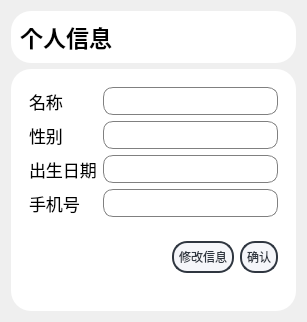
        <widget class="QWidget" name="PersionalInfoPage">
         <layout class="QVBoxLayout" name="verticalLayout_3" stretch="0,0">
          <item>
           <widget class="QWidget" name="widget_8" native="true">
            <property name="enabled">
             <bool>true</bool>
            </property>
            <property name="sizePolicy">
             <sizepolicy hsizetype="Preferred" vsizetype="Preferred">
              <horstretch>0</horstretch>
              <verstretch>0</verstretch>
             </sizepolicy>
            </property>
            <property name="font">
             <font>
              <pointsize>17</pointsize>
             </font>
            </property>
            <property name="styleSheet">
             <string notr="true">QWidget#widget_8
{
	background-color: rgba(255, 255, 255,255);
	border-radius:20px;
}</string>
            </property>
            <layout class="QHBoxLayout" name="horizontalLayout_6">
             <item>
              <widget class="QLabel" name="label_3">
               <property name="sizePolicy">
                <sizepolicy hsizetype="Preferred" vsizetype="Preferred">
                 <horstretch>0</horstretch>
                 <verstretch>0</verstretch>
                </sizepolicy>
               </property>
               <property name="font">
                <font>
                 <family>微软雅黑</family>
                 <pointsize>17</pointsize>
                 <weight>75</weight>
                 <bold>true</bold>
                </font>
               </property>
               <property name="text">
                <string>个人信息</string>
               </property>
              </widget>
             </item>
            </layout>
           </widget>
          </item>
          <item>
           <widget class="QWidget" name="widget_9" native="true">
            <property name="styleSheet">
             <string notr="true">QWidget#widget_9
{
	background-color: rgba(255, 255, 255,255);
	border-radius:20px;
}</string>
            </property>
            <layout class="QVBoxLayout" name="verticalLayout_5">
             <item>
              <widget class="QWidget" name="widget_12" native="true">
               <layout class="QGridLayout" name="gridLayout_2">
                <item row="6" column="1">
                 <widget class="QLineEdit" name="lineEdit_personaLinfoPage_birth">
                  <property name="font">
                   <font>
                    <family>微软雅黑</family>
                    <pointsize>13</pointsize>
                   </font>
                  </property>
                  <property name="styleSheet">
                   <string notr="true">QLineEdit
{
border: 1px solid gray;/*设置边框的粗细，以及颜色*/
border-radius: 10px;/*设置圆角的大小*/
padding: 0 8px;/*如果没有内容光标在开始往后移动0.8像素点*/
selection-background-color: darkgray;
   
}</string>
                  </property>
                 </widget>
                </item>
                <item row="7" column="1">
                 <widget class="QLineEdit" name="lineEdit_personaLinfoPage_phone">
                  <property name="font">
                   <font>
                    <family>微软雅黑</family>
                    <pointsize>13</pointsize>
                   </font>
                  </property>
                  <property name="styleSheet">
                   <string notr="true">QLineEdit
{
border: 1px solid gray;/*设置边框的粗细，以及颜色*/
border-radius: 10px;/*设置圆角的大小*/
padding: 0 8px;/*如果没有内容光标在开始往后移动0.8像素点*/
selection-background-color: darkgray;
   
}</string>
                  </property>
                 </widget>
                </item>
                <item row="2" column="1">
                 <widget class="QLineEdit" name="lineEdit_personaLinfoPage_sex">
                  <property name="font">
                   <font>
                    <family>微软雅黑</family>
                    <pointsize>13</pointsize>
                   </font>
                  </property>
                  <property name="styleSheet">
                   <string notr="true">QLineEdit
{
border: 1px solid gray;/*设置边框的粗细，以及颜色*/
border-radius: 10px;/*设置圆角的大小*/
padding: 0 8px;/*如果没有内容光标在开始往后移动0.8像素点*/
selection-background-color: darkgray;
   
}</string>
                  </property>
                 </widget>
                </item>
                <item row="1" column="1">
                 <widget class="QLineEdit" name="lineEdit_personaLinfoPage_name">
                  <property name="font">
                   <font>
                    <family>微软雅黑</family>
                    <pointsize>13</pointsize>
                   </font>
                  </property>
                  <property name="styleSheet">
                   <string notr="true">QLineEdit
{
border: 1px solid gray;/*设置边框的粗细，以及颜色*/
border-radius: 10px;/*设置圆角的大小*/
padding: 0 8px;/*如果没有内容光标在开始往后移动0.8像素点*/
selection-background-color: darkgray;
   
}</string>
                  </property>
                 </widget>
                </item>
                <item row="6" column="0">
                 <widget class="QLabel" name="label_personaLinfoPage_birth">
                  <property name="font">
                   <font>
                    <family>微软雅黑</family>
                    <pointsize>13</pointsize>
                   </font>
                  </property>
                  <property name="text">
                   <string>出生日期</string>
                  </property>
                 </widget>
                </item>
                <item row="7" column="0">
                 <widget class="QLabel" name="label_personaLinfoPage_phone">
                  <property name="font">
                   <font>
                    <family>微软雅黑</family>
                    <pointsize>13</pointsize>
                   </font>
                  </property>
                  <property name="text">
                   <string>手机号</string>
                  </property>
                 </widget>
                </item>
                <item row="2" column="0">
                 <widget class="QLabel" name="label_personaLinfoPage_sex">
                  <property name="font">
                   <font>
                    <family>微软雅黑</family>
                    <pointsize>13</pointsize>
                   </font>
                  </property>
                  <property name="text">
                   <string>性别</string>
                  </property>
                 </widget>
                </item>
                <item row="1" column="0">
                 <widget class="QLabel" name="label_personaLinfoPage_name">
                  <property name="font">
                   <font>
                    <family>微软雅黑</family>
                    <pointsize>13</pointsize>
                   </font>
                  </property>
                  <property name="text">
                   <string>名称</string>
                  </property>
                 </widget>
                </item>
               </layout>
              </widget>
             </item>
             <item>
              <widget class="QWidget" name="widget_13" native="true">
               <layout class="QHBoxLayout" name="horizontalLayout_8">
                <item>
                 <spacer name="horizontalSpacer">
                  <property name="orientation">
                   <enum>Qt::Horizontal</enum>
                  </property>
                  <property name="sizeHint" stdset="0">
                   <size>
                    <width>40</width>
                    <height>20</height>
                   </size>
                  </property>
                 </spacer>
                </item>
                <item>
                 <widget class="QPushButton" name="pushButton_personaLinfoPage_changeInfo">
                  <property name="styleSheet">
                   <string notr="true">/**正常情况下样式**/
QPushButton{
	font: 13pt &quot;微软雅黑&quot;;
    color: #2f3640;
    background-color: #f5f6fa;
    border-color: #2f3640;
    border-radius: 15px;
    border-style: solid;
    border-width: 2px;
    padding: 5px;
}

/**鼠标停留在按钮上的样式**/
QPushButton::hover{	
    color: #FFFFFF;
    background-color: #718093;
    border-color: #2f3640;
}

/**鼠标按压下去的样式**/
QPushButton::pressed,QPushButton::checked{
    color: #FFFFFF;
    background-color: qlineargradient(spread:pad, x1:0, y1:0, x2:0, y2:1, stop:0 #273c75, stop:1 #487eb0);
}

/**按钮失能情况下样式**/
QPushButton::disabled{
    color: #FFFFFF;
    background-color: #dcdde1;
    border-color: #dcdde1;
}
</string>
                  </property>
                  <property name="text">
                   <string>修改信息</string>
                  </property>
                 </widget>
                </item>
                <item>
                 <widget class="QPushButton" name="pushButton_personaLinfoPage_ok">
                  <property name="styleSheet">
                   <string notr="true">/**正常情况下样式**/
QPushButton{
	font: 13pt &quot;微软雅黑&quot;;
    color: #2f3640;
    background-color: #f5f6fa;
    border-color: #2f3640;
    border-radius: 15px;
    border-style: solid;
    border-width: 2px;
    padding: 5px;
}

/**鼠标停留在按钮上的样式**/
QPushButton::hover{	
    color: #FFFFFF;
    background-color: #718093;
    border-color: #2f3640;
}

/**鼠标按压下去的样式**/
QPushButton::pressed,QPushButton::checked{
    color: #FFFFFF;
    background-color: qlineargradient(spread:pad, x1:0, y1:0, x2:0, y2:1, stop:0 #273c75, stop:1 #487eb0);
}

/**按钮失能情况下样式**/
QPushButton::disabled{
    color: #FFFFFF;
    background-color: #dcdde1;
    border-color: #dcdde1;
}
</string>
                  </property>
                  <property name="text">
                   <string>确认</string>
                  </property>
                 </widget>
                </item>
               </layout>
              </widget>
             </item>
             <item>
              <spacer name="verticalSpacer_2">
               <property name="orientation">
                <enum>Qt::Vertical</enum>
               </property>
               <property name="sizeType">
                <enum>QSizePolicy::Expanding</enum>
               </property>
               <property name="sizeHint" stdset="0">
                <size>
                 <width>20</width>
                 <height>20</height>
                </size>
               </property>
              </spacer>
             </item>
            </layout>
           </widget>
          </item>
         </layout>
        </widget>
